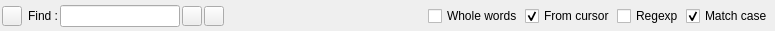
<ui version="4.0" >
 <class>Search</class>
 <widget class="QWidget" name="Search" >
  <property name="geometry" >
   <rect>
    <x>0</x>
    <y>0</y>
    <width>775</width>
    <height>31</height>
   </rect>
  </property>
  <property name="windowTitle" >
   <string>Form</string>
  </property>
  <layout class="QVBoxLayout" >
   <property name="spacing" >
    <number>0</number>
   </property>
   <property name="leftMargin" >
    <number>2</number>
   </property>
   <property name="topMargin" >
    <number>2</number>
   </property>
   <property name="rightMargin" >
    <number>2</number>
   </property>
   <property name="bottomMargin" >
    <number>1</number>
   </property>
   <item>
    <widget class="QFrame" name="frameSearch" >
     <property name="sizePolicy" >
      <sizepolicy vsizetype="Fixed" hsizetype="Expanding" >
       <horstretch>0</horstretch>
       <verstretch>0</verstretch>
      </sizepolicy>
     </property>
     <property name="minimumSize" >
      <size>
       <width>16</width>
       <height>24</height>
      </size>
     </property>
     <property name="maximumSize" >
      <size>
       <width>16777215</width>
       <height>24</height>
      </size>
     </property>
     <property name="frameShape" >
      <enum>QFrame::NoFrame</enum>
     </property>
     <property name="frameShadow" >
      <enum>QFrame::Plain</enum>
     </property>
     <layout class="QHBoxLayout" >
      <property name="spacing" >
       <number>2</number>
      </property>
      <property name="leftMargin" >
       <number>0</number>
      </property>
      <property name="topMargin" >
       <number>0</number>
      </property>
      <property name="rightMargin" >
       <number>0</number>
      </property>
      <property name="bottomMargin" >
       <number>0</number>
      </property>
      <item>
       <widget class="QToolButton" name="bClose" >
        <property name="minimumSize" >
         <size>
          <width>20</width>
          <height>20</height>
         </size>
        </property>
        <property name="maximumSize" >
         <size>
          <width>20</width>
          <height>20</height>
         </size>
        </property>
        <property name="toolTip" >
         <string>Close search/replace panel</string>
        </property>
        <property name="text" >
         <string/>
        </property>
        <property name="icon" >
         <iconset resource="../../lib/images/Edyuk.qrc" >:/close.png</iconset>
        </property>
       </widget>
      </item>
      <item>
       <widget class="QLabel" name="label" >
        <property name="sizePolicy" >
         <sizepolicy vsizetype="Fixed" hsizetype="Minimum" >
          <horstretch>0</horstretch>
          <verstretch>0</verstretch>
         </sizepolicy>
        </property>
        <property name="text" >
         <string> Find :</string>
        </property>
        <property name="alignment" >
         <set>Qt::AlignRight|Qt::AlignTrailing|Qt::AlignVCenter</set>
        </property>
       </widget>
      </item>
      <item>
       <widget class="QLineEdit" name="leFind" >
        <property name="sizePolicy" >
         <sizepolicy vsizetype="Fixed" hsizetype="Preferred" >
          <horstretch>0</horstretch>
          <verstretch>0</verstretch>
         </sizepolicy>
        </property>
        <property name="minimumSize" >
         <size>
          <width>120</width>
          <height>22</height>
         </size>
        </property>
        <property name="maximumSize" >
         <size>
          <width>120</width>
          <height>16777215</height>
         </size>
        </property>
        <property name="toolTip" >
         <string>Text or pattern to search for</string>
        </property>
       </widget>
      </item>
      <item>
       <widget class="QToolButton" name="bNext" >
        <property name="minimumSize" >
         <size>
          <width>20</width>
          <height>20</height>
         </size>
        </property>
        <property name="maximumSize" >
         <size>
          <width>20</width>
          <height>20</height>
         </size>
        </property>
        <property name="toolTip" >
         <string>Find next occurence</string>
        </property>
        <property name="text" >
         <string/>
        </property>
        <property name="icon" >
         <iconset resource="../../lib/images/Edyuk.qrc" >:/down.png</iconset>
        </property>
       </widget>
      </item>
      <item>
       <widget class="QToolButton" name="bPrevious" >
        <property name="minimumSize" >
         <size>
          <width>20</width>
          <height>20</height>
         </size>
        </property>
        <property name="maximumSize" >
         <size>
          <width>20</width>
          <height>20</height>
         </size>
        </property>
        <property name="toolTip" >
         <string>Find previous occurence</string>
        </property>
        <property name="text" >
         <string/>
        </property>
        <property name="icon" >
         <iconset resource="../../lib/images/Edyuk.qrc" >:/up.png</iconset>
        </property>
       </widget>
      </item>
      <item>
       <spacer>
        <property name="orientation" >
         <enum>Qt::Horizontal</enum>
        </property>
        <property name="sizeType" >
         <enum>QSizePolicy::Expanding</enum>
        </property>
        <property name="sizeHint" >
         <size>
          <width>40</width>
          <height>20</height>
         </size>
        </property>
       </spacer>
      </item>
      <item>
       <widget class="QCheckBox" name="cbWords" >
        <property name="sizePolicy" >
         <sizepolicy vsizetype="Fixed" hsizetype="Maximum" >
          <horstretch>0</horstretch>
          <verstretch>0</verstretch>
         </sizepolicy>
        </property>
        <property name="text" >
         <string>Whole words</string>
        </property>
       </widget>
      </item>
      <item>
       <widget class="QCheckBox" name="cbCursor" >
        <property name="sizePolicy" >
         <sizepolicy vsizetype="Fixed" hsizetype="Maximum" >
          <horstretch>0</horstretch>
          <verstretch>0</verstretch>
         </sizepolicy>
        </property>
        <property name="text" >
         <string>From cursor</string>
        </property>
        <property name="checked" >
         <bool>true</bool>
        </property>
       </widget>
      </item>
      <item>
       <widget class="QCheckBox" name="cbRegExp" >
        <property name="sizePolicy" >
         <sizepolicy vsizetype="Fixed" hsizetype="Maximum" >
          <horstretch>0</horstretch>
          <verstretch>0</verstretch>
         </sizepolicy>
        </property>
        <property name="text" >
         <string>Regexp</string>
        </property>
       </widget>
      </item>
      <item>
       <widget class="QCheckBox" name="cbCase" >
        <property name="sizePolicy" >
         <sizepolicy vsizetype="Fixed" hsizetype="Maximum" >
          <horstretch>0</horstretch>
          <verstretch>0</verstretch>
         </sizepolicy>
        </property>
        <property name="text" >
         <string>Match case</string>
        </property>
        <property name="checked" >
         <bool>true</bool>
        </property>
       </widget>
      </item>
     </layout>
    </widget>
   </item>
  </layout>
 </widget>
 <resources>
  <include location="../../lib/images/Edyuk.qrc" />
 </resources>
 <connections>
  <connection>
   <sender>bClose</sender>
   <signal>clicked()</signal>
   <receiver>Search</receiver>
   <slot>hide()</slot>
   <hints>
    <hint type="sourcelabel" >
     <x>11</x>
     <y>15</y>
    </hint>
    <hint type="destinationlabel" >
     <x>202</x>
     <y>-27</y>
    </hint>
   </hints>
  </connection>
 </connections>
</ui>
